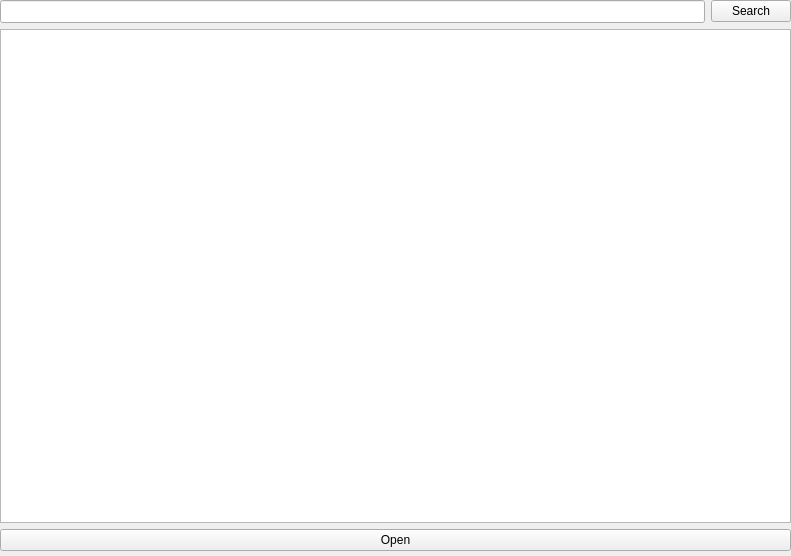
<?xml version="1.0" encoding="UTF-8"?>
<ui version="4.0">
 <class>MainWindow</class>
 <widget class="QMainWindow" name="MainWindow">
  <property name="geometry">
   <rect>
    <x>0</x>
    <y>0</y>
    <width>791</width>
    <height>556</height>
   </rect>
  </property>
  <property name="windowTitle">
   <string>MainWindow</string>
  </property>
  <widget class="QWidget" name="centralwidget">
   <widget class="QWidget" name="verticalLayoutWidget">
    <property name="geometry">
     <rect>
      <x>0</x>
      <y>0</y>
      <width>791</width>
      <height>551</height>
     </rect>
    </property>
    <layout class="QVBoxLayout" name="verticalLayout">
     <item>
      <layout class="QHBoxLayout" name="horizontalLayout">
       <item>
        <widget class="QLineEdit" name="search_bar">
         <property name="font">
          <font>
           <pointsize>10</pointsize>
          </font>
         </property>
        </widget>
       </item>
       <item>
        <widget class="QPushButton" name="search_button">
         <property name="text">
          <string>Search</string>
         </property>
        </widget>
       </item>
      </layout>
     </item>
     <item>
      <widget class="QListWidget" name="article_list">
       <property name="font">
        <font>
         <family>Arial</family>
         <pointsize>13</pointsize>
        </font>
       </property>
      </widget>
     </item>
     <item>
      <widget class="QPushButton" name="open_button">
       <property name="text">
        <string>Open</string>
       </property>
      </widget>
     </item>
    </layout>
   </widget>
  </widget>
 </widget>
 <resources/>
 <connections/>
</ui>
